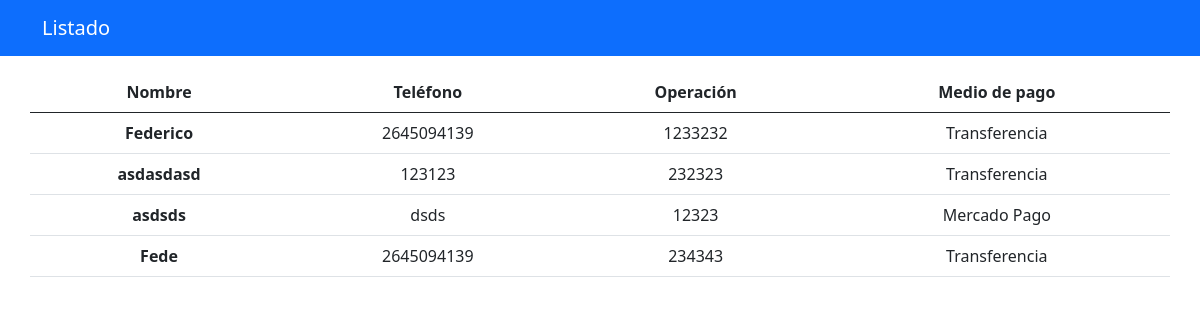
The app's page /extra/list.php with its own data.
### tables this page shows
CREATE TABLE `registros` (
  `id` int(255) NOT NULL,
  `name` varchar(100) NOT NULL,
  `cell` varchar(30) NOT NULL,
  `code` varchar(100) NOT NULL,
  `type` int(1) NOT NULL,
  `timestamp` timestamp NOT NULL DEFAULT current_timestamp() ON UPDATE current_timestamp()
);

### php/read.php (the view, shortened to what this page needs)
<?php
	require('conexion.php');
	$req="SELECT * FROM `registros` WHERE id!=0";
	$query=mysqli_query($conexion,$req);
	while($res=mysqli_fetch_array($query)){
		 if($res['type']==0){
      		$val="Transferencia";
      	 }else{
      	 	$val="Mercado Pago";
      	 }
		echo "<tr>
      <th scope='row'>".$res['name']."</th>
      <td>".$res['cell']."</td>
      <td>".$res['code']."</td>
      <td>".$val."</td>
    </tr>";
	}
 ?>

### extra/list.php (shortened to what this page needs)
<!DOCTYPE html>
<html>
<head>
   <link rel="stylesheet" href="../css/bootstrap.min.css">
</head>
<body>
<nav class="navbar navbar-dark bg-primary mb-3">
  <div class="container">
    <a class="navbar-brand" href="#">
     Listado
    </a>
  </div>
</nav>
<table class="table container text-center">
  <thead>
    <tr>
      <th scope="col">Nombre</th>
      <th scope="col">Teléfono</th>
      <th scope="col">Operación</th>
      <th scope="col">Medio de pago</th>
    </tr>
  </thead>
  <tbody>
    <?php require('../php/read.php'); ?>
  </tbody>
</table>
</body>
</html>

### records on screen
registros: name "Federico", cell "2645094139", code "1233232", type "Transferencia"
registros: name "asdasdasd", cell "123123", code "232323", type "Transferencia"
registros: name "asdsds", cell "dsds", code "12323", type "Mercado Pago"
registros: name "Fede", cell "2645094139", code "234343", type "Transferencia"
